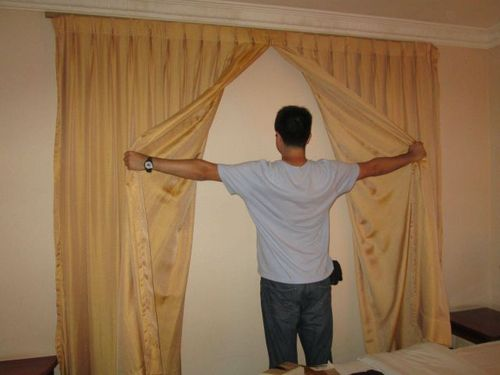
#> input picture [ITE3062] Human Computer Interaction (HYU)/2017_ITE3062_9016820171/Project1/images/aaaa.jpg, 500 x 375 px, given in place of the camera
$ python gesture.py   (Python 2 division)   (older library calls are emulated)
#> lines starting #> are read from the running program, lines starting #| are printed output that depends on the picture; after the words box and inside, x2 and y2 are one past the last pixel; in counts of white or black regions, pixels touching at a corner belong together
import cv2
import numpy as np
import math
import random
import time


control_group = bool(random.getrandbits(1)); #randomly assign control group

cap = cv2.VideoCapture(0)


finger_array = [5,2,3,1,4,5,2,3,1,4,1,5,2,3,2,1,2,3,4,5]

if not control_group:
    random.shuffle(finger_array)

start_time = time.time()

while(cap.isOpened()):

    ret, img = cap.read()
#> img is the input picture: shape (375, 500, 3); mean B, G, R 80.6, 113.3, 143.9

    img = cv2.resize(img, (600, 480))
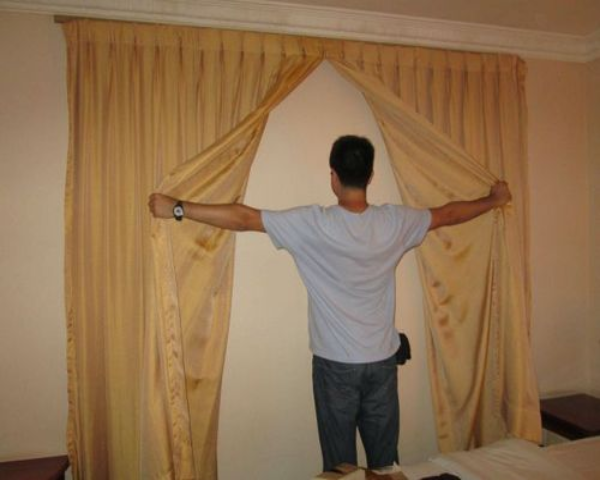
#> img: shape (480, 600, 3); mean B, G, R 80.5, 113.2, 143.8

    cv2.rectangle(img,(0,300),(0,100),(0,255,0),0)
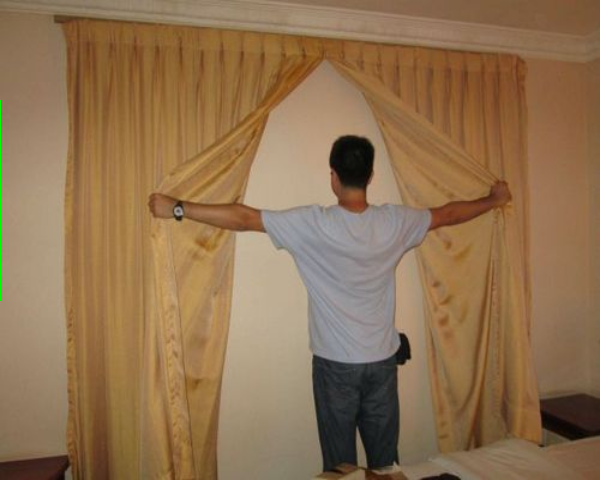
#> img: shape (480, 600, 3); 0.07% of pixels changed, all inside (x1, y1, x2, y2) = (0, 100, 1, 301)
    crop_img = img[0:300, 0:300]
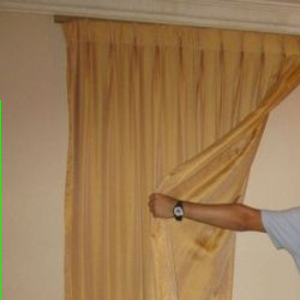
#> crop_img: shape (300, 300, 3); mean B, G, R 83.4, 123, 156.2
    grey = cv2.cvtColor(crop_img, cv2.COLOR_BGR2GRAY)
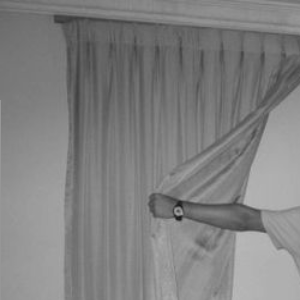
#> grey: shape (300, 300); min 24, max 185, mean 128.4
    value = (35, 35)
    blurred = cv2.GaussianBlur(grey, value, 0)
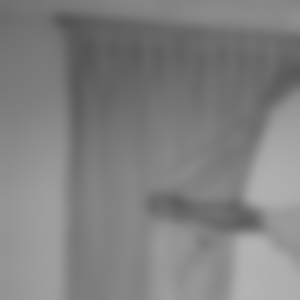
#> blurred: shape (300, 300); min 83, max 179, mean 128.4
    _, thresh1 = cv2.threshold(blurred, 127, 255,
                               cv2.THRESH_BINARY_INV+cv2.THRESH_OTSU)
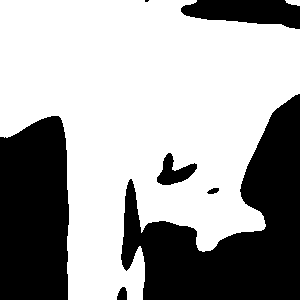
#> thresh1: shape (300, 300); 64% white; 7 black regions (1 under 20 px), largest, box (x1, y1, x2, y2) and area: (121, 94, 300, 300) 17412, (0, 116, 69, 300) 11725, (181, 0, 300, 29) 2452, (157, 153, 197, 185) 633, (117, 287, 127, 300) 103, (207, 188, 219, 194) 50
    cv2.imshow('Thresholded', thresh1)

    (version, _, _) = cv2.__version__.split('.')

    if version is '3':
        image, contours, hierarchy = cv2.findContours(thresh1.copy(), \
               cv2.RETR_TREE, cv2.CHAIN_APPROX_NONE)
    elif version is '2':
        contours, hierarchy = cv2.findContours(thresh1.copy(),cv2.RETR_TREE, \
               cv2.CHAIN_APPROX_NONE)

#> (the run stopped early here; a loop or call above may not have finished)
